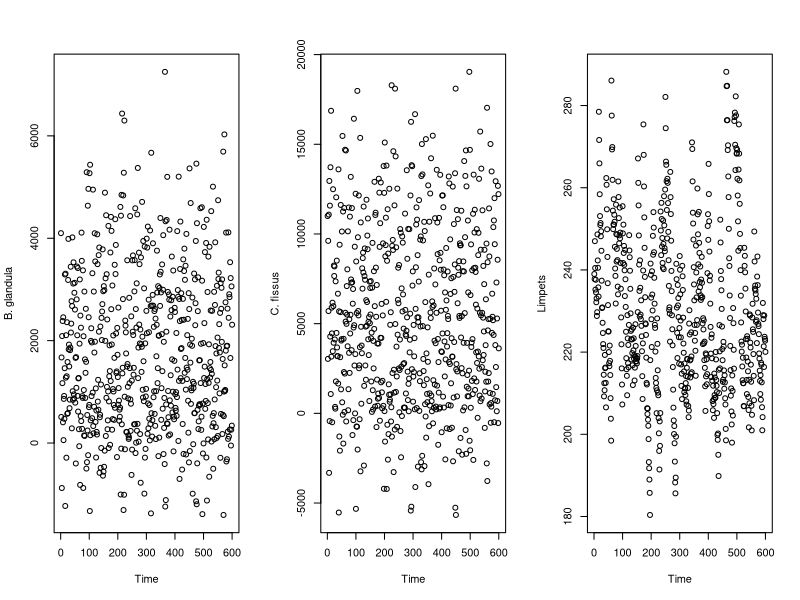
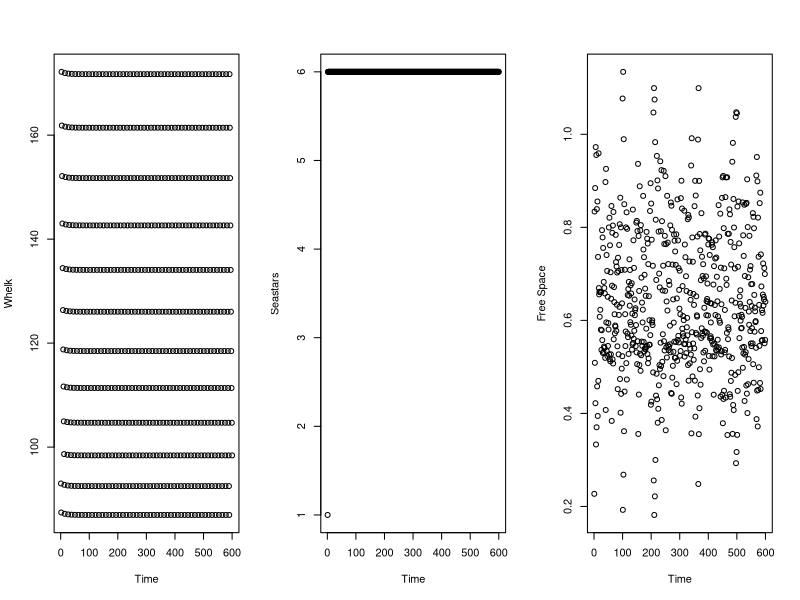

Write R code to recreate these figures, in order.
## implemented model from forde & doak 2004
## formulation and parameters follow from the paper, modified in other file

do.free.space.calculation <- function(T, B, size.B, C, size.C, L, size.L) {
  # T = total area
  # B is the population size of Balanus glandula
  # size.B = average size of adult B. glandula
  # C is population size of Chthamalus fissus/dalli
  # size.C = average size of C. fissus/dalli
  # L is population size of limpets
  # size.L = average size of an adult limpet
  F <- T - (B*size.B + C*size.C + L*size.L)
  return(F)
}

# for barnacles and limpets
do.potential.recruitment <- function(F, size.x, size.recruit.x, larvae.x) {
  # F is the amount of free space on the rock
  # size.x is the average size (e.g. size.B, size.C, or size.L)
  # size.recruit.x is the size of a recruit
  # larvae.x is the number of settling larvae of species x
  L <- (F/size.x)*(1-exp(-size.recruit.x*larvae.x/F))
  return(L)
}

do.actual.recruitment <- function(F, L, L.B, size.B, L.C, size.C, L.L, size.L) {
  # NOTE THIS EQUATION IS DIFFERENT FROM IN THE TEXT--DON'T KNOW WHAT S IS
  # L.B is potential recruits of B. glandula
  # L.C is potential recruits of C. fissus/dalli
  # L.L is potential recruits of limpets
  # size.B = average size of adult B. glandula
  # size.C = average size of C. fissus/dalli
  # size.L = average size of an adult limpet
  R <- F*L / (L.B*size.B + L.C*size.C + L.L*size.L)
  return(R)
}

do.population.size.barnacles <- function(S, p.whelk, W.prev, X.prev, S.r, R, p.star, P.prev) {
  # S is survivorship (before whelk predation)
  # p.whelk is the encounter rate of barnacles by whelks
  # W.prev is the whelk population size in the previous month
  # X.prev is the barnacle population size in the previous month
  # S.r is the survivorship of recruits
  # R is the number of recruits
  # p.star is the encounter rate of barnacles by sea stars
  # P.prev is the whelk population size in the previous month
  X <- S*(1-p.whelk*W.prev-p.star*P.prev)*X.prev + S.r*R
  return (X)
}

do.population.size.limpets <- function(S, L.prev, S.r, R, delta) {
  # S is survivorship
  # L.prev is the limpet population size in the previous month
  # S.r is the survivorship of recruits
  # R is the number of recruits
  # delta is density-dependence 
  L <- S*L.prev + S.r*R*exp(delta*L.prev)
  return(L)
}

do.population.size.whelks <- function(W.prev, 
                                      #W.feeding, 
                                      S, 
                                      R) {
  # W.prev is whelk population size in the previous month
  # p is per capita predation rate
  # B.prev is the B. glandula population
  # C.prev is the C. fissus/dalli population
  # R is the recruitment rate
  # S is the survival rate
  # W.feeding is food intake
  
  # note that the functional form of this population model is unclear
  # from the manuscript. Alternate model forms could be:
  W <- W.prev * S + R
  # W <- W.prev * W. feeding + R
  # W <- W.prev*W.feeding*S + R
  
  return(W)
}

do.whelk.recruitment <- function(avg.C, avg.B, p, Y, W.prev, B.prev, C.prev) {
  # avg.C is the average number of C. fissus/dalli from April through June
  # avg. B is the average number of B. glandula from April through June
  # p is the per capita predation rate
  R <- (avg.C + avg.B)*3*p*Y*W.prev*(B.prev+C.prev)
  if (R > 90) {
    # note that if the max. recruitment rate is not set, then
    # whelk recruitment becomes very large very quickly
    R <- 90
  }
  return(R)
}

do.population.size.seastar <- function(S, P.prev, R) {
  # S is seastar adult survival
  # P.prev is previous seastar population size
  
  # note that there is a typo in equation 7 in Forde & Doak appendix 
  # where "P.prev" (= P at time t-1) is incorrectly included as 
  # P at time t+1
  
  P <- S*P.prev + survival.recruit.P*R
  if (P > 6) {
    P <- 6
  }
  if(P<0) {
    P <- 0
  }
  return(P)
}

# ----------------------------------------------------------------------------------------------------
# model parameters
size.B <- .000098
size.C <- .000032
size.L <- .00008

size.recruit.B <- .000003
size.recruit.C <- .000003
size.recruit.L <- .000003
  
survival.B <- .7
survival.C <- .7
survival.L <- .97
survival.W <- .94
survival.P <- .992


survival.recruit.B <- .7
survival.recruit.C <- .7
survival.recruit.L <- .88
survival.recruit.P <- .998

delta <- -.02 # density dependence for limpets
p.whelk <- .01 # per capita whelk predation rate
Y <- .01 # whelk conversion rate
p.seastar <- .007 # per capita whelk predation rate

T <- 1

# ----------------------------------------------------------------------------------------------------
# Initial conditions

years <- 50
timesteps <- years*12
month <- rep(c("Apr", "May", "Jun", "Jul", "Aug", 
               "Sep", "Oct", "Nov", "Dec", "Jan", "Feb", "Mar"), years)
summer <- c("Apr", "May", "Jun", "Jul", "Aug", "Sep")
winter <- c("Oct", "Nov", "Dec", "Jan", "Feb", "Mar")

B <- C <- L <- W <- P <- F <- rep(NA, timesteps)
B[1] <- 4100
C[1] <- 11000
#B[1] <- 0
#C[1] <- 0
L[1] <- 239
W[1] <- 93
P[1] <- 1

F[1] <- do.free.space.calculation(T=T, B=B[1], size.B=size.B, C=C[1], 
                                  size.C=size.C, L=L[1], size.L=size.L)

B.mean <- 50000
B.stdev <- sqrt(3.24*10^10)
location.B <- log(B.mean^2 / sqrt(B.stdev^2 + B.mean^2))
shape.B <- sqrt(log(1 + (B.stdev^2 / B.mean^2)))

C.mean <- 30000
C.stdev <- sqrt(3.6*10^9)
location.C <- log(C.mean^2 / sqrt(C.stdev^2 + C.mean^2))
shape.C <- sqrt(log(1 + (C.stdev^2 / C.mean^2)))

L.mean <- 3000
L.stdev <- sqrt(2.8*10^7)
location.L <- log(L.mean^2 / sqrt(L.stdev^2 + L.mean^2))
shape.L <- sqrt(log(1 + (L.stdev^2 / L.mean^2)))

P.mean <- 3800
P.stdev <- sqrt(3.7*10^7)
location.P <- log(P.mean^2 / sqrt(P.stdev^2 + P.mean^2))
shape.P <- sqrt(log(1 + (P.stdev^2 / P.mean^2)))

for (t in 2:timesteps) {
  B.potential.recruits <- do.potential.recruitment(F=F[t-1], size.x=size.B, size.recruit.x=size.recruit.B, 
                                         larvae.x=rlnorm(n=1, location.B, shape.B))
  C.potential.recruits <- do.potential.recruitment(F=F[t-1], size.x=size.C, size.recruit.x=size.recruit.C, 
                                         larvae.x=rlnorm(n=1, location.C, shape.C))
  L.potential.recruits <- do.potential.recruitment(F=F[t-1], size.x=size.L, size.recruit.x=size.recruit.L, 
                                         larvae.x=rlnorm(n=1, location.L, shape.L))

  # note that there are more recruits than potential recruits :(
  B.recruits <- do.actual.recruitment(F=F[t-1], L= B.potential.recruits, L.B=B.potential.recruits, 
                                      size.B=size.B, L.C=C.potential.recruits, size.C=size.C,
                                      L.L=L.potential.recruits, size.L=size.L)
  C.recruits <- do.actual.recruitment(F=F[t-1], L= C.potential.recruits, L.B=B.potential.recruits, 
                                      size.B=size.B, L.C=C.potential.recruits, size.C=size.C,
                                      L.L=L.potential.recruits, size.L=size.L)
  L.recruits <- do.actual.recruitment(F=F[t-1], L= L.potential.recruits, L.B=B.potential.recruits, 
                                      size.B=size.B, L.C=C.potential.recruits, size.C=size.C,
                                      L.L=L.potential.recruits, size.L=size.L)
  P.recruits <- rlnorm(n=1, location.P, shape.P)
  
  # make sure that we only recruit as many as we have
  if (B.potential.recruits > B.recruits) {B.recruits <- B.potential.recruits}
  if (C.potential.recruits > C.recruits) {C.recruits <- C.potential.recruits}
  if (L.potential.recruits > L.recruits) {L.recruits <- L.potential.recruits}
  
  B[t] <- do.population.size.barnacles(S=survival.B, p.whelk=p.whelk, W.prev = W[t-1], X.prev=B[t-1],
                                       S.r = survival.recruit.B, R=B.recruits, p.star=p.seastar, P.prev=P[t-1])
  C[t] <- do.population.size.barnacles(S=survival.C, p.whelk=p.whelk, W.prev = W[t-1], X.prev=C[t-1],
                                       S.r = survival.recruit.C, R=C.recruits, p.star=p.seastar, P.prev=P[t-1])
  L[t] <- do.population.size.limpets(S=survival.L, L.prev=L[t-1], S.r=survival.recruit.L, R=L.recruits, delta=delta)
 
  if(month[t] == "Jun") {
    W.recruits <- do.whelk.recruitment(avg.C=mean(c(C[t], C[t-1], C[t-2])), 
                                       avg.B=mean(c(B[t], B[t-1], B[t-2])),
                                       p=p.whelk, Y=Y, W.prev=W[t-1], B.prev=B[t], C.prev=C[t])   
  } else {
    W.recruits <- 0
  }
  
  ## Include this if using form of whelk population model that depends 
  ## on barnacle population size
  
  # if(month[t] %in% summer) {
  #   W.feeding <- p.whelk*(B[t-1]+C[t-1]) / (1+ (p.whelk*(B[t-1]+C[t-1])))
  # } else {
  #   W.feeding <- p.whelk*(B[t-6]+C[t-6]) / (1+ (p.whelk*(B[t-6]+C[t-6])))
  # }
  
  W[t] <- do.population.size.whelks(W.prev=W[t-1],
                                    #W.feeding = W.feeding, 
                                    S = survival.W,
                                    R=W.recruits)
  
  P[t] <- do.population.size.seastar(S=survival.P, P.prev=P[t-1], R=P.recruits)
  
  F[t] <- do.free.space.calculation(T=T, B=B[t], size.B=size.B, C=C[t], 
                                    size.C=size.C, L=L[t], size.L=size.L)

}

quartz(width=8, height=4)
par(mfrow=c(1,3))
plot(B, xlab="Time", ylab="B. glandula")
plot(C, xlab="Time", ylab="C. fissus")
plot(L, xlab="Time", ylab="Limpets")

quartz(width=6, height=4)
par(mfrow=c(1,3))
plot(W, xlab="Time", ylab="Whelk")
plot(P, xlab="Time", ylab="Seastars")
plot(F, xlab = "Time", ylab = "Free Space")



